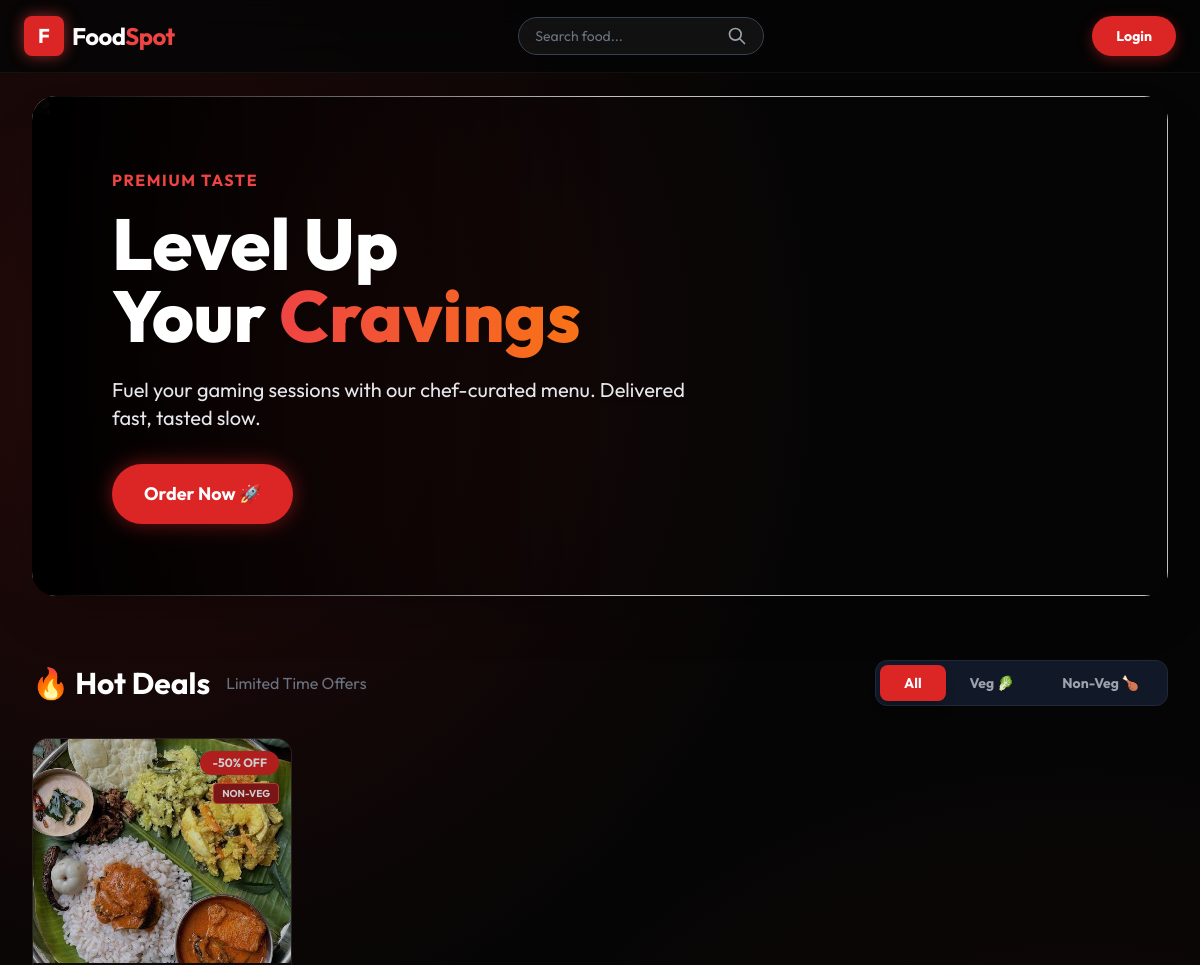
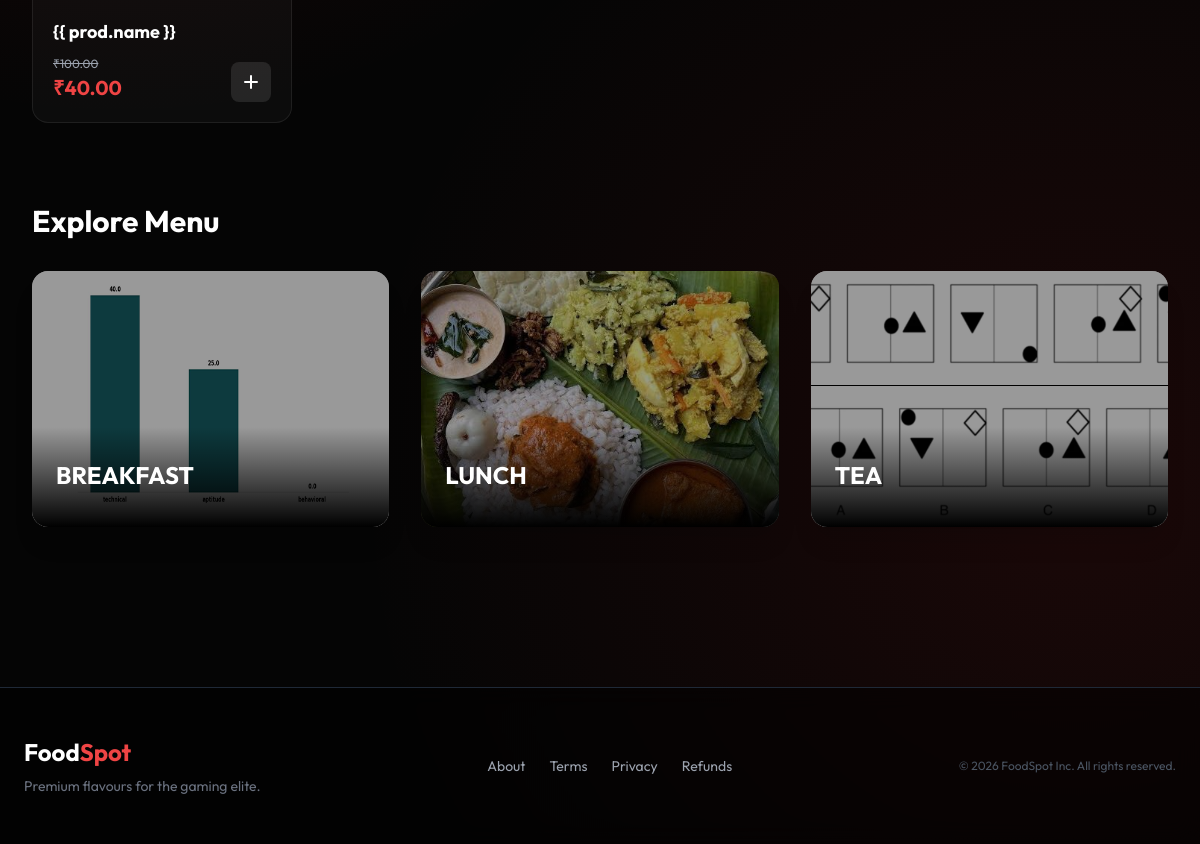
The app's page /home, older data (2 pictures, top to bottom).
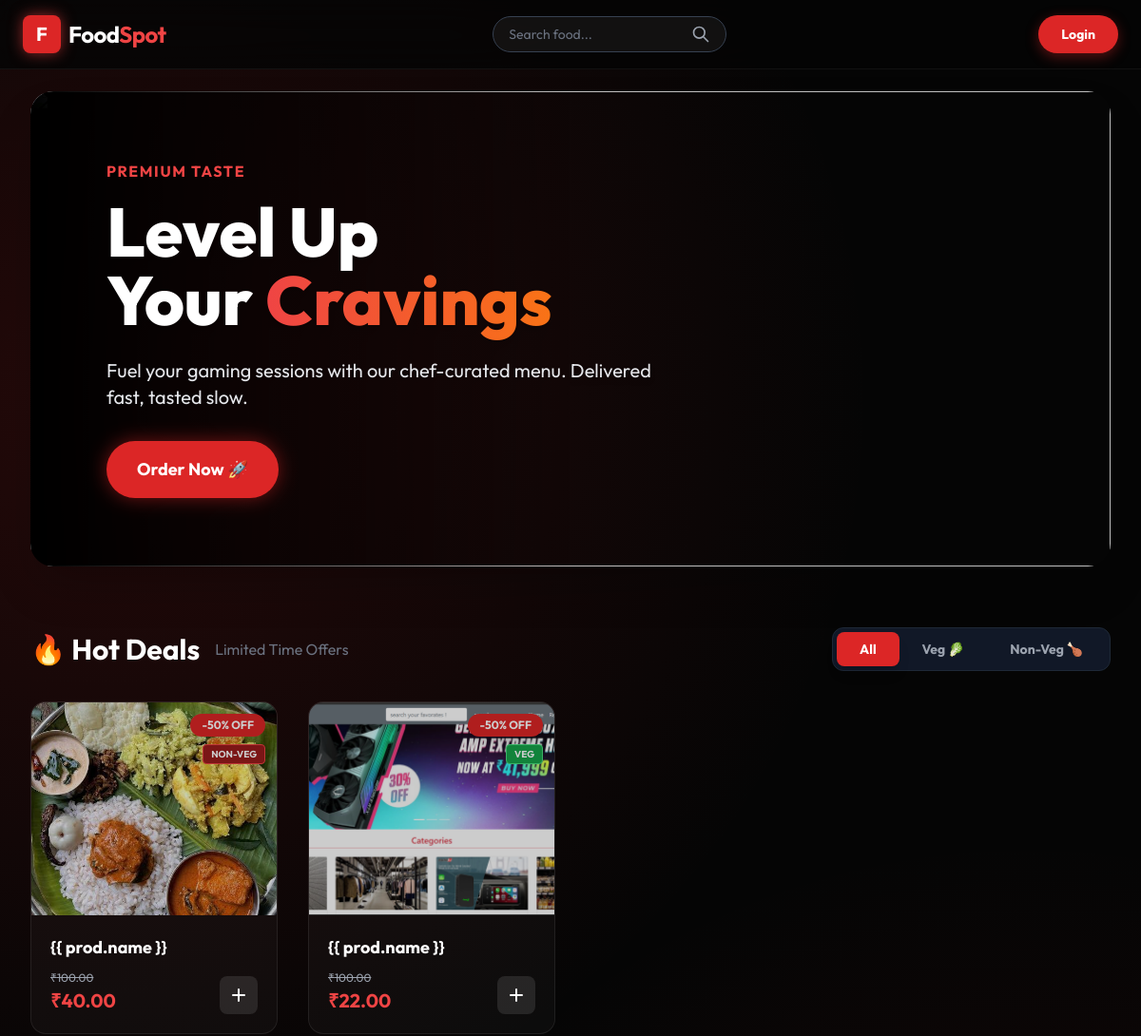
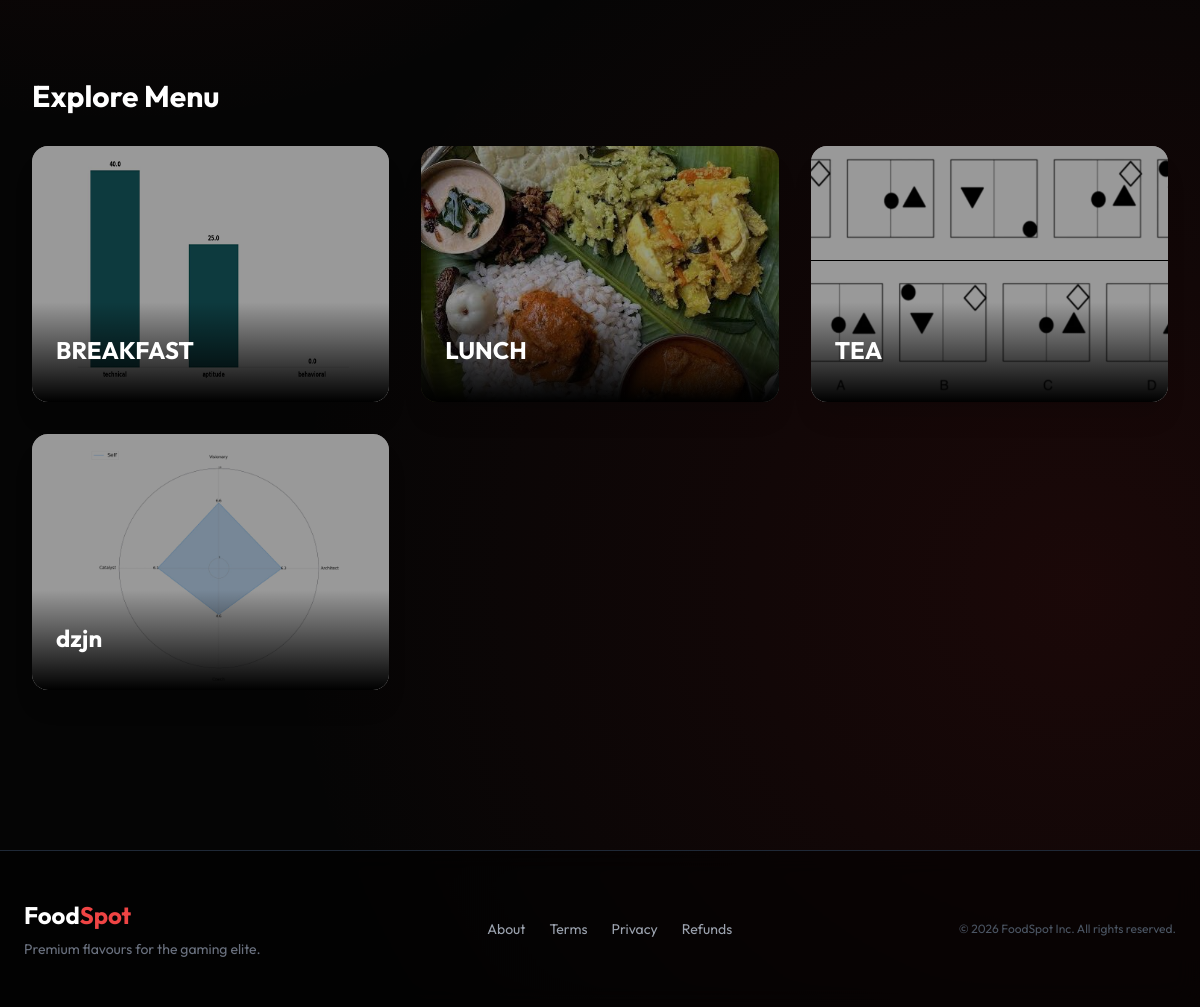
The same page, newer data (2 pictures, top to bottom).
### menu/models.py (models this page shows, shortened)
class Product(models.Model):
    category = models.ForeignKey(Category, on_delete=models.CASCADE)
    name = models.CharField(max_length=150, null=False, blank=False)
    product_image = models.ImageField(upload_to='images', null=True, blank=True)
    quantity = models.IntegerField(null=False, blank=False, default=0)
    original_price = models.DecimalField(max_digits=10, decimal_places=2, null=False)
    selling_price = models.DecimalField(max_digits=10, decimal_places=2, null=False)
    description = models.TextField(max_length=300, null=False)
    is_veg = models.BooleanField(default=False)

class Category(models.Model):
    name = models.CharField(max_length=200, null=False, blank=False)
    description = models.TextField(max_length=200, null=False, blank=False)
    image = models.ImageField(upload_to='images', null=True)
    status = models.BooleanField(default=False)

### menu/views.py (the view)
# urls.py: path("home", HomeView.as_view(), name="home"),
@method_decorator(never_cache, name="dispatch")
class HomeView(ListView):
    model = Category
    template_name = "menu/index.html"
    context_object_name = "categories"
    def get_context_data(self, **kwargs):
        context = super().get_context_data(**kwargs)
        context['offer_products'] = Product.objects.filter(
            original_price__gt=0,
            selling_price__lte=F('original_price') * 0.5
        )
        return context

### menu/templates/menu/index.html (shortened to what the changed rows need)
{% extends "menu/base.html" %}
{% block content %}
<div class="relative w-full h-[500px] rounded-3xl overflow-hidden shadow-2xl mb-16 group">
    <div class="absolute inset-0 z-20 flex flex-col justify-center px-10 md:px-20">
        <h1 class="text-5xl md:text-7xl font-extrabold text-white leading-tight drop-shadow-lg mb-6">
            Level Up <br> Your <span
                class="text-transparent bg-clip-text bg-gradient-to-r from-red-500 to-orange-500">Cravings</span>
        </h1>
    </div>
</div>
{% if offer_products %}
<div class="mb-20">
    <div class="flex flex-col md:flex-row items-center justify-between mb-8 gap-4">
        <div class="flex items-center space-x-3">
            <h2 class="text-3xl font-bold text-white flex items-center gap-2">
                🔥 Hot Deals <span class="text-gray-500 text-base font-normal ml-2">Limited Time Offers</span>
            </h2>
        </div>
    </div>
    <div class="grid grid-cols-1 sm:grid-cols-2 md:grid-cols-4 gap-8 transition-all" id="offer-grid">
        {% for prod in offer_products %}
        <div class="glass rounded-2xl overflow-hidden group relative hover:border-red-500/50 transition duration-300 transform animate-fade-in product-card"
            data-veg="{{ prod.is_veg|yesno:'true,false' }}">
            <div class="absolute top-3 right-3 z-10 flex flex-col gap-2 items-end">
                <div class="bg-red-600 text-white text-xs font-bold px-3 py-1 rounded-full shadow-lg">
                    -50% OFF
                </div>
                {% if prod.is_veg %}
                <div class="bg-green-600 text-white text-[10px] font-bold px-2 py-0.5 rounded border border-green-400">
                    VEG</div>
                {% else %}
                <div class="bg-red-800 text-white text-[10px] font-bold px-2 py-0.5 rounded border border-red-500">
                    NON-VEG</div>
                {% endif %}
            </div>
            <a href="{% url 'product_detail' prod.id %}" class="block overflow-hidden h-56 relative">
                <div class="absolute inset-0 bg-black/20 group-hover:bg-transparent transition z-10"></div>
                {% if prod.product_image %}
                <img src="{{ prod.product_image.url }}"
                    class="w-full h-full object-cover transform group-hover:scale-110 transition duration-500">
                {% else %}
                <div class="w-full h-full bg-gray-800 flex items-center justify-center text-gray-500">No Image</div>
                {% endif %}
            </a>
            <div class="p-5">
                <h3 class="text-lg font-bold text-white truncate mb-1 group-hover:text-red-400 transition">{{ prod.name
                    }}</h3>
                <div class="flex items-end justify-between">
                    <div>
                        <span class="text-xs text-gray-400 line-through">₹{{ prod.original_price }}</span>
                        <div class="text-xl font-bold text-red-500">₹{{ prod.selling_price }}</div>
                    </div>
                    <a href="{% url 'add_to_cart' prod.id %}"
                        class="bg-white/10 hover:bg-red-600 text-white p-2 rounded-lg transition">
                        <svg xmlns="http://www.w3.org/2000/svg" class="h-6 w-6" fill="none" viewBox="0 0 24 24"
                            stroke="currentColor">
                            <path stroke-linecap="round" stroke-linejoin="round" stroke-width="2"
                                d="M12 6v6m0 0v6m0-6h6m-6 0H6" />
                        </svg>
                    </a>
                </div>
            </div>
        </div>
        {% endfor %}
    </div>
</div>
{% endif %}
<div id="menu-categories" class="mb-20">
    <h2 class="text-3xl font-bold mb-8 text-white">Explore Menu</h2>
    <div class="grid grid-cols-1 md:grid-cols-3 gap-8">
        {% for cat in categories %}
        <a href="{% url 'category_detail' cat.id %}" class="group relative rounded-2xl overflow-hidden h-64 shadow-xl">
            <div class="absolute inset-0 bg-black/40 group-hover:bg-black/20 transition z-10"></div>
            <img src="{{ cat.image.url }}"
                class="absolute inset-0 w-full h-full object-cover transform group-hover:scale-110 transition duration-700">
            <div class="absolute bottom-0 left-0 w-full p-6 bg-gradient-to-t from-black to-transparent z-20">
                <h3
                    class="text-2xl font-bold text-white transform translate-y-2 group-hover:translate-y-0 transition duration-300">
                    {{ cat.name }}
                </h3>
            </div>
        </a>
        {% endfor %}
    </div>
</div>
{% endblock %}

Row changes from the older to the newer data that the page shows:
added Product: is_veg "VEG", product_image (picture), original_price "100.00", selling_price "22.00"
added Category: image (picture), name "dzjn"
